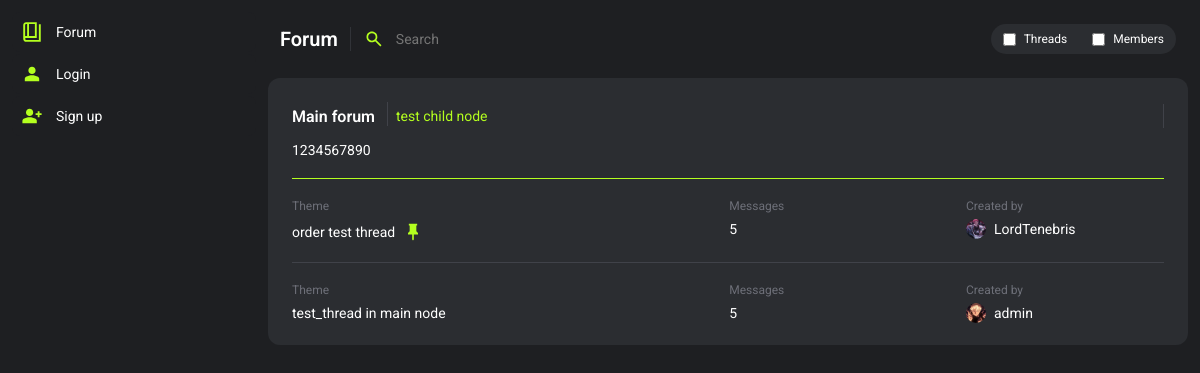
The app's page /forum/main-forum/, older data.
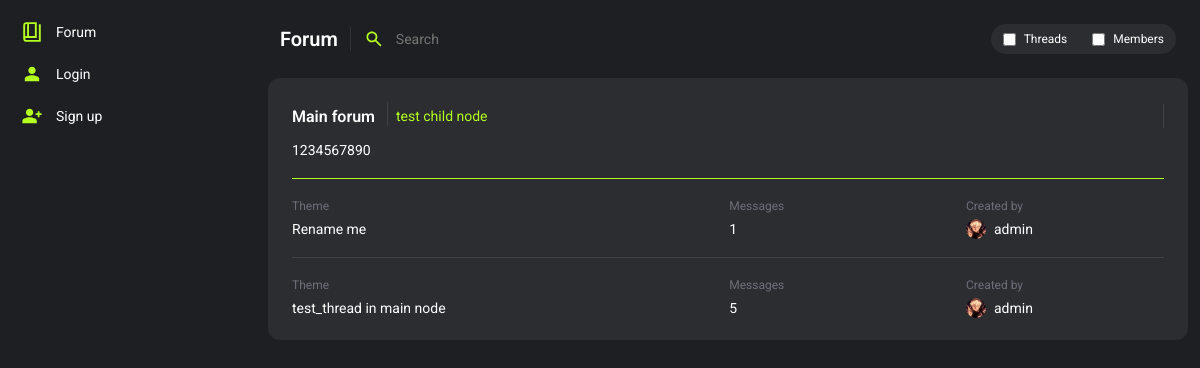
The same page, newer data.
### forum/models.py (models this page shows, shortened)
class Node(models.Model):
    name = models.CharField(max_length=225)
    slug = models.SlugField(max_length=225, blank=True, null=True)
    description = models.TextField(blank=True, default=None, null=True)
    type_question = models.BooleanField(default=False)
    type_private = models.BooleanField(default=False)
    user_only = models.BooleanField(default=False)
    staff_only = models.BooleanField(default=True)
    parent = models.ForeignKey('self', on_delete=models.SET_NULL, null=True, blank=True)

class Thread(models.Model):
    user = models.ForeignKey(User, on_delete=models.SET_NULL, null=True)
    title = models.CharField(max_length=225)
    slug = models.SlugField(max_length=225, blank=True, null=True)
    node = models.ForeignKey(Node, on_delete=models.CASCADE)
    is_closed = models.BooleanField(default=False)
    is_visible = models.BooleanField(default=True)
    is_pinned = models.BooleanField(default=False)
    msg_amount = models.IntegerField(blank=True, null=True, default=1)
    invis_reason = models.TextField(blank=True, null=True)
    deleted_by = models.ForeignKey(User, on_delete=models.SET_NULL, null=True, blank=True, related_name="thread_deleted_by")
    time_created = models.DateTimeField(default=datetime.now())
    time_changed = models.DateTimeField(null=True, blank=True)
    def __str__(self):
        return self.title

### users/models.py (models this page shows, shortened)
class Profile(models.Model):
    user = models.OneToOneField(User, on_delete=models.CASCADE)
    title = models.CharField(max_length=100, null=True, blank=True, default="Member")
    info = models.CharField(max_length=200, null=True, blank=True)
    profile_picture = models.CharField(max_length=225, null=True, blank=True, default="default.svg")
    warnings = models.SmallIntegerField(default=0)
    active_notifications = models.IntegerField(default=0)
    is_banned = models.BooleanField(default=False)
    banned_by = models.ForeignKey(User, related_name='banned_by', null=True, blank=True, on_delete=models.SET_NULL)
    ban_reason = models.TextField(null=True, blank=True)
    ban_time = models.DateTimeField(null=True, blank=True)

### forum/views.py (the view)
# urls.py: path('<slug:section>/', section, name='section'),
def section(request, section):
    context = {}
    try:
        node = Node.objects.get(slug__iexact = section)
    except:
        return render(request, 'error.html', {'error_str':base_strings.ERRORS['node_not_found']})
    try:
        child_nodes = Node.objects.filter(parent=node)
        context["child_nodes"] = child_nodes
    except:
        context["child_nodes"] = False
    threads_in_node = Thread.objects.filter(node=node).annotate(
            latest_msg=Max('message__id')).order_by('-id')
    pinned_threads = []
    unpinned_threads = []
    for thread in threads_in_node:
        last_msg = Message.objects.filter(thread=thread).order_by('-id').first()
        if last_msg:
            if last_msg.thread.is_pinned:
                pinned_threads.append((thread, last_msg))
            else:
                unpinned_threads.append((thread, last_msg))
    threads = pinned_threads + unpinned_threads
    context ["node"] = node
    context ["threads"] = threads
    return render(request, "forum_section.html", context)

### users/chat_processor.py (called while the page is built, shortened)
def profile_processor(request):
    chat_data = {}
    return chat_data

### forum/templates/forum_section.html (shortened to what the changed rows need)
{% extends 'base.html' %}
{% block style %}
    {% load static %}
    <link rel="stylesheet" href="{% static 'forum.css' %}">
    <link rel="stylesheet" href="{% static 'thread.css' %}">
{% endblock %}
{% block header %}
    <header class="wrapper">
        <h2 class="title">Forum</h2>
    </header>
{% endblock %}
{% block content %}
<div class="container content">
    <div class="container card">
        <div class="container mainCard">
            <div class="wrapper cardHeader">
                    <h2 class="cardTitle">{{ node.name }}</h2>
                <div class="wrapper" style="flex-grow: 1;">
                    {% if child_nodes %}
                        {% for child in child_nodes %}
                            <a class="forumCardHeaderBtn" href="{% url 'section' child.name|slugify %}">{{ child.name }}</a>
                        {% endfor %}
                    {% endif %}
                </div>
            </div>
            <p class="cardHeaderDescription">{{ node.description }}</p>
        </div>
        {% for thread, message in threads %}
            {% if thread.is_visible or perms.view_thread %}
                {% if not thread.node.type_private or perms.view_node or request.user == message.user %}
                    <div class="cardLine"></div>
                    <div class="cardSectionMultiple">
                        <a class="cardSectionItem" href="{% url 'thread' thread.node.name|slugify thread.title|slugify thread.id %}">
                            <div class="container cardSectionInnerItem">
                                <p class="meta">Theme</p>
                                <div class="wrapper" style="align-items: center; gap: 8px;">
                                    <p class="text">
                                        {% if not thread.is_visible %}
                                            <del>{{thread}}</del>
                                        {% else %}
                                            {{thread}}
                                        {% endif %}
                                    </p>
                                </div>
                            </div>
                            <div class="container cardSectionInnerItem">
                                <p class="meta">Messages</p>
                                <p class="text">{{ thread.msg_amount }}</p>
                            </div>
                        </a>
                        <a class="container cardSectionAutherItem" href="{% url 'profile_view' thread.user.id %}">
                            <p class="meta">Created by</p>
                            <div class="wrapper cardSectionAutherItemMetaContainer">
                                <img class="themeCardSectionProfilePicture" src="{{ media_url }}{{ thread.user.profile.profile_picture }}" alt="">
                                {% if perms.users.view_profile and thread.user.profile.is_banned %}
                                    <p class="text"><del>{{ thread.user.username }}</del></p>
                                {% else %}
                                    <p class="text">{{ thread.user.username }}</p>
                                {% endif %}
                            </div>
                        </a>
                    </div>
                {% endif %}
            {% endif %}
        {% endfor %}
    </div>
</div>
{% endblock %}

Row changes from the older to the newer data that the page shows:
no longer on this page (row edited): Thread: title "order test thread", is_pinned True (drawn), msg_amount "5", user.profile.profile_picture (picture), user.username "LordTenebris"
now on this page (row edited): Thread: title "Rename me", msg_amount "1", user.profile.profile_picture (picture), user.username "admin"
